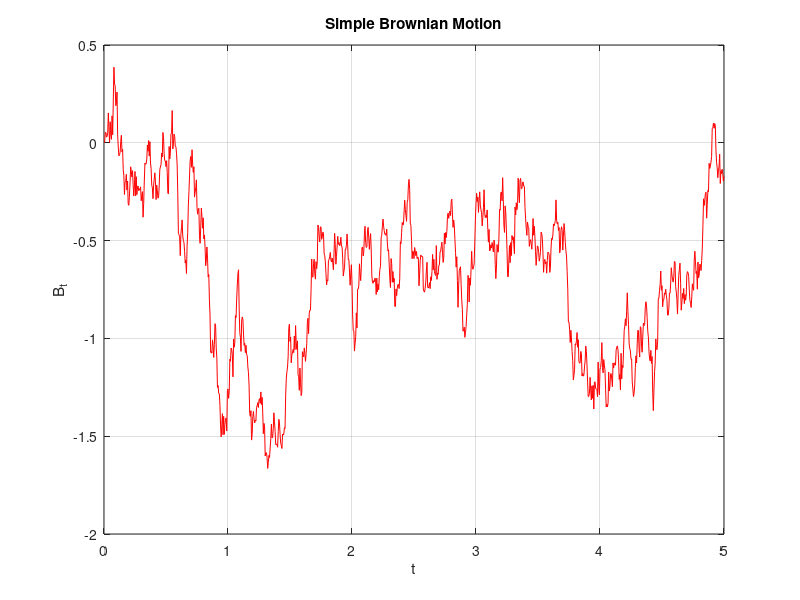
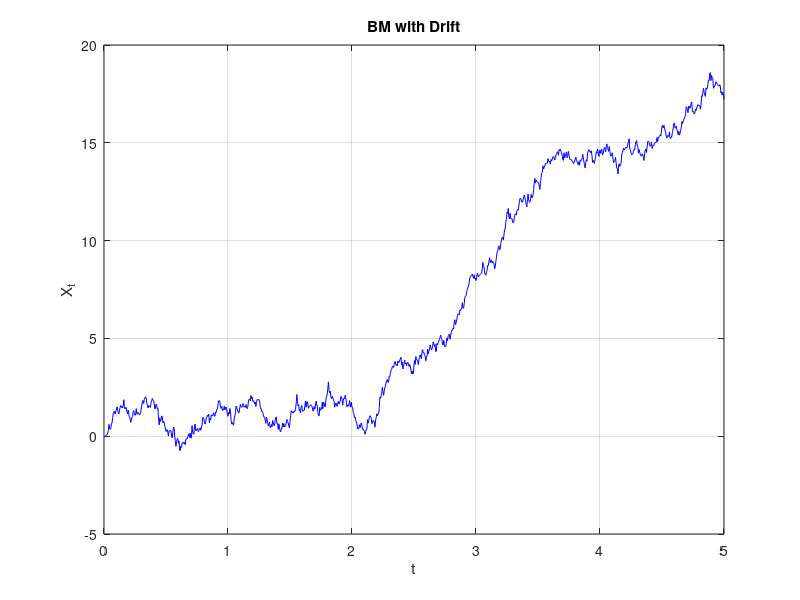
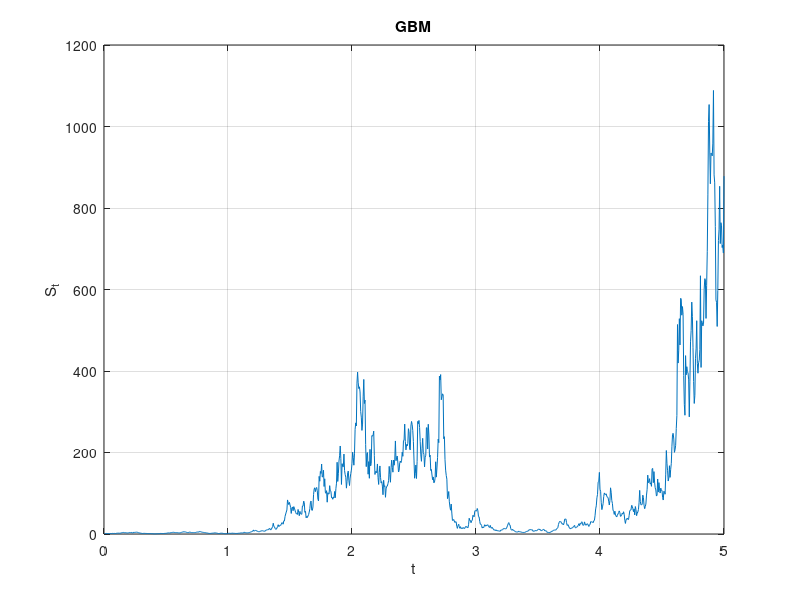

These figures' MATLAB source, in order:
clc
clear all
close all
t = 5;
n = 1000;
% rng('default')
% randn('state',100);
dt = t/n;
w = zeros(1,n);
dw = zeros(1,n);
w(1) = 0;
for j = 2:n
   w(j) = w(j-1)+sqrt(dt)*randn; 
end

x(1) = 0;
mu = 2;
sig = 2.5;
for j = 2:n
    x(j) = x(j-1) + sig*sqrt(dt)*randn + mu*dt;
end

s(1) = 1;
% for j = 2:n
%    s(j) = s(j-1)*exp(x(j)-x(j-1)); 
% end
for j = 1:n
   y(j) = exp(sig*sqrt(dt)*normrnd(0,1) + mu*dt); 
end
for j = 2:n
   s(j) = s(j-1)*y(j); 
end

T = [dt:dt:t];
test = exp(mu.*T);
figure
plot([dt:dt:t],w,'r-')
grid on
title('Simple Brownian Motion')
xlabel('t')
ylabel('B_t')
figure
plot([dt:dt:t],x,'b-')
grid on
title('BM with Drift')
xlabel('t')
ylabel('X_t')
figure
plot([dt:dt:t],s)
grid on
title('GBM')
xlabel('t')
ylabel('S_t')
